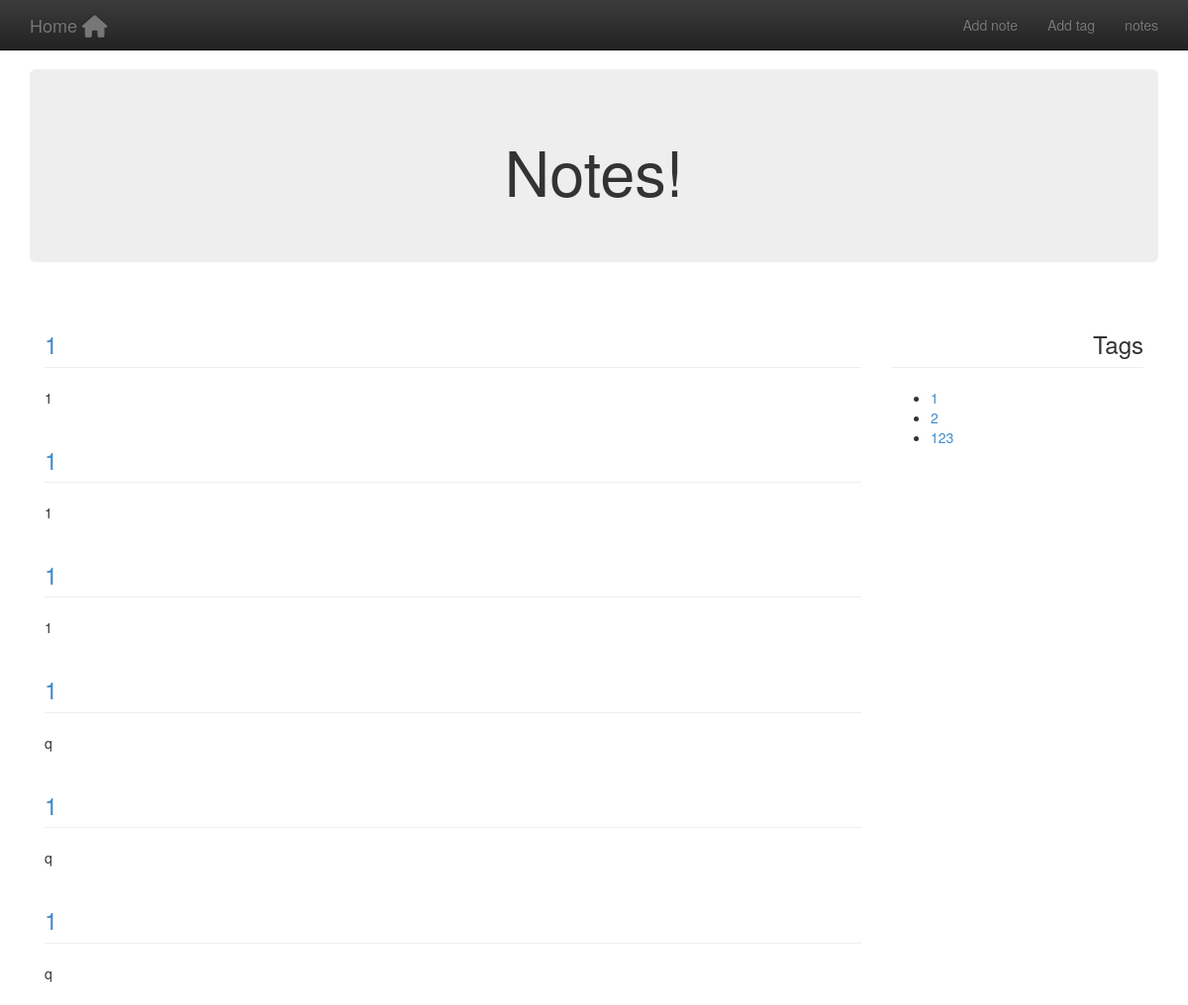
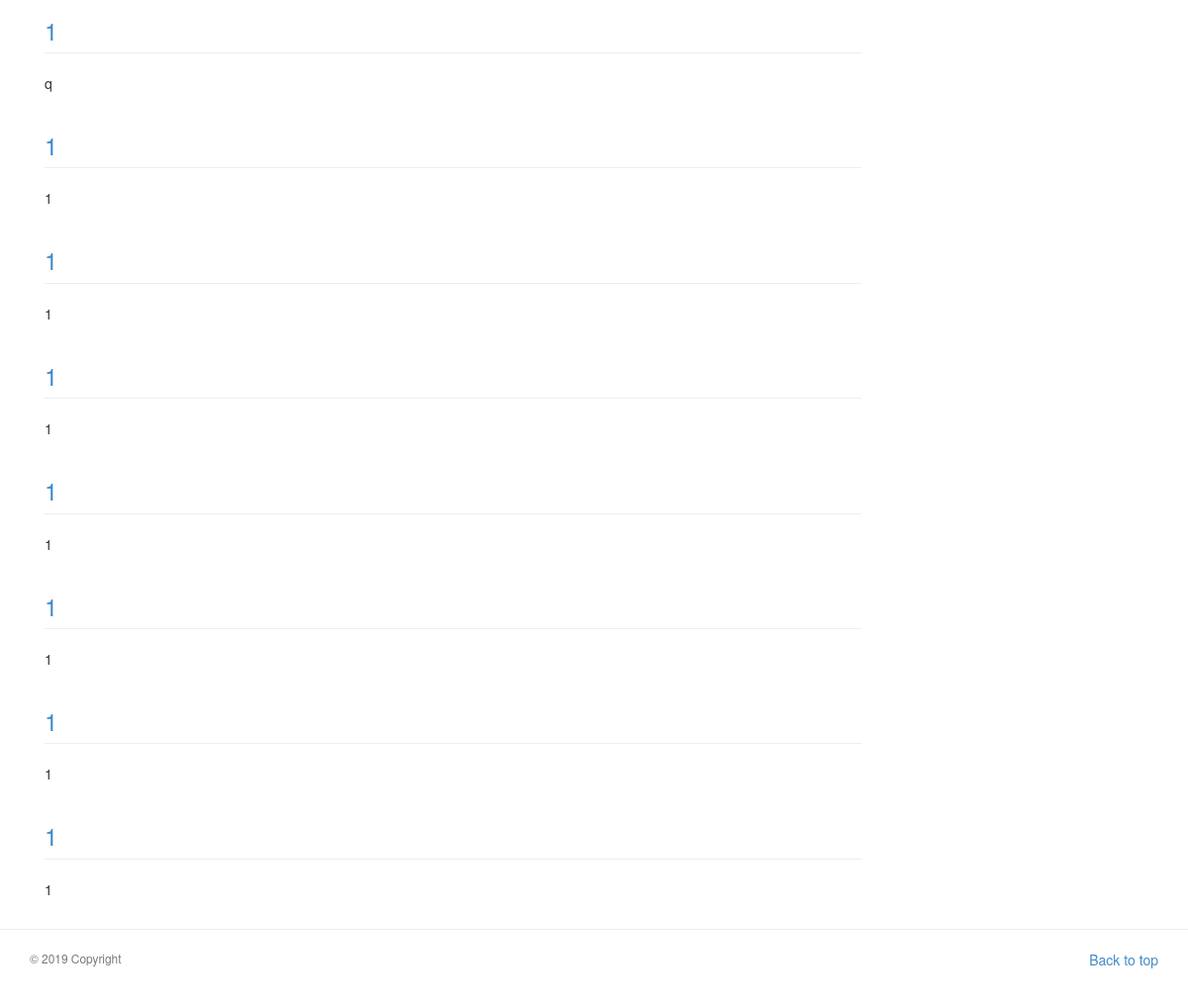
/notes/ (signed in), run on the app's committed database (2 pictures, top to bottom).
### notes/models.py (models this page shows, shortened)
class Note(models.Model):
	label = models.CharField(max_length=200)
	body = models.TextField()
	timestamp = models.DateTimeField(auto_now_add=True)
	tags = models.ManyToManyField('Tag', related_name='notes', blank=True)

class Tag(models.Model):
	label = models.CharField(max_length=200)
	def __unicode__(self):
		return self.label

### notes/views.py (the view)
@user_passes_test(superuser_only, login_url="/")
def index(request):
    notes = Note.objects.all().order_by('-timestamp')
    tags = Tag.objects.all()
    return render(request, 'notes/index.html', {'notes':notes, 'tags': tags})

### notes/views.py (called while the page is built)
def superuser_only(user):
    return user.is_authenticated and user.is_superuser

### notes/templates/notes/index.html (shortened to what this page needs)
{% extends 'base.html' %}
{% load static %}
{% block body %}
<div class="jumbotron">
	<h1 align='center'>Notes!</h1>
</div>
<div class='col-md-9'>
{% if notes %}
	{% for note in notes %}
	<h3 class="page-header">
		<a href="{% url 'notes:addnote' %}?id={{note.id}}">{{note.label}}</a>
	</h3>
	{{note.body|linebreaks}}
	{% endfor %}
{% else %}
	<div class='alert alert-warning' align='center'>
		<h3>No Notes Yet!</h3>
	</div>
{% endif %}
</div>
<div class='col-md-3'>
    <h3 class="page-header" align='right'>Tags</h3>
    <ul>
        {% if tags %}
            {% for tag in tags %}
            <li><a href="{% url 'notes:tagsearch' slug=tag.slug %}">{{tag}}</a></li>
            {% endfor %}
        {% else %}
            <div class='alert alert-warning'>No tags yet!</div>
        {% endif %}
    </ul>
</div>
{% endblock body %}

### static/djangonote/theme.css (style rules this page uses)
body { padding-top: 70px; padding-bottom: 30px; }

### data on the page
Note: label "1", body "1"
Note: label "1", body "1"
Note: label "1", body "1"
Note: label "1", body "q"
Note: label "1", body "q"
Note: label "1", body "q"
Note: label "1", body "q"
Note: label "1", body "1"
Note: label "1", body "1"
Note: label "1", body "1"
Note: label "1", body "1"
Note: label "1", body "1"
Note: label "1", body "1"
Note: label "1", body "1"
Tag: label "1"
Tag: label "2"
Tag: label "123"
